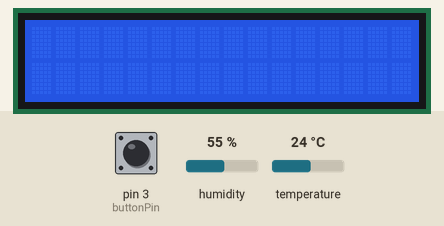
Recording of a sketch running on a simulated Arduino Uno, built with avr-gcc and run on an emulated ATmega328P. On the bench: 16×2 character LCD. The inputs (shaded band) are chosen by the test bench; at power-on: pin 3 (buttonPin) LOW, humidity 55 %, temperature 24 °C. What the sketch prints to the serial monitor is not drawn.

Above: at 1.2 s.
1.3 s: pin 3 (buttonPin) pulled HIGH for 3.2 s
At 2.0 s:
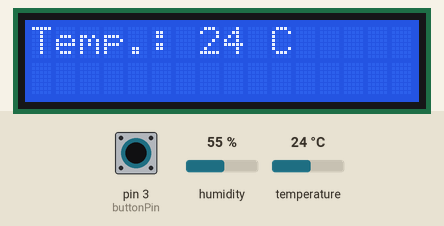
At 3.7 s:
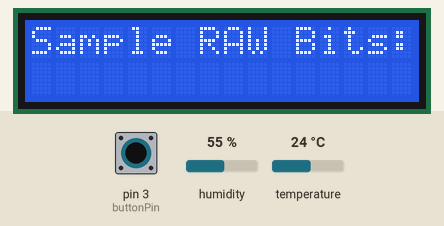
Timing chart, 0 to 5.2 s (numbered marks = the images above; inputs shaded):
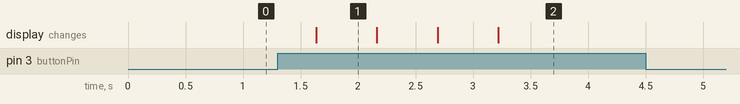

Measured:
- after the input at 1.3 s, the display: changes after 0.34 s (image 1)
- what the display in image 1 shows lasts 0.6 s, from 1.6 s to 2.2 s

The sketch:

TestingLCD.ino
```cpp
#include <LiquidCrystal.h>
#include <SimpleDHT.h>
const byte buttonPin = 3;
int dhtPin =5; //temp and humidity sensor
int buttonPushCounter = 0;   // counter for the number of button presses
boolean buttonState = LOW;         // current state of the button
boolean lastButtonState = LOW;     // previous state of the button

// lcd constructor made global in scope so the whole program can sse it
LiquidCrystal lcd(7,8,9,10,11,12);
SimpleDHT11 dht11(dhtPin);
void setup()
{
  Serial.begin(9600);
  lcd.begin(16, 2);
  // Print a message to the LCD.
  //lcd.print("Hello All");
  // initialize the pushbutton pin as an input:
  pinMode(buttonPin, INPUT);

}


void loop(){
    delay(500);
  byte temperature = 0;
  byte humidity = 0;
  byte data[40] = {0};
  int err = SimpleDHTErrSuccess;
  if ((err = dht11.read(&temperature, &humidity, data)) != SimpleDHTErrSuccess) {
    Serial.print("Read DHT11 failed, err="); Serial.println(err);delay(1000);
    return;
  }
  // read the pushbutton input pin:
  buttonState = digitalRead(buttonPin);
  // compare the buttonState to its previous state
  if (buttonState != lastButtonState)
  {
    if (buttonState == HIGH)
    {
      // if the current state is HIGH then the button
      // went from off to on:
      buttonPushCounter++;  // add one to counter
      lcd.clear();
      if (buttonPushCounter > 4) // if couter over 3 reset the counter to 1 to show "Jon"
                                 // and not "Hello All"
      {
        buttonPushCounter = 1;
      }
      Serial.println(buttonPushCounter);
      switch (buttonPushCounter) // choose what to display based on buttonPushCounter value
      {
        case 0:
          lcd.print("Hello All"); // show "Hello All until first button press
          break;
        case 1:
            lcd.setCursor(0,0); // Sets the location at which subsequent text written to the LCD will be displayed
            lcd.print("Temp.: "); // Prints string "Temp." on the LCD
            lcd.print(temperature); // Prints the temperature value from the sensor
            lcd.print(" C");
          break;
        case 2:
           lcd.print("Temp.: "); // Prints string "Temp." on the LCD
           lcd.print((float)round(1.8*temperature+32));
           lcd.println(" F");
          break;
        case 3:
            lcd.print("Humi.: ");
            lcd.print(humidity);
            lcd.print(" %");
          break;
        case 4:
            lcd.print("Sample RAW Bits: ");
            for (int i = 0; i < 40; i++) {
              lcd.print((int)data[i]);
               if (i > 0 && ((i + 1) % 4) == 0) {
                 lcd.print(' ');
          break;
      }
    }
    // save the current state as the last state,
    //for next time through the loop
    lastButtonState = buttonState;
      }
    }
  }
}
```
